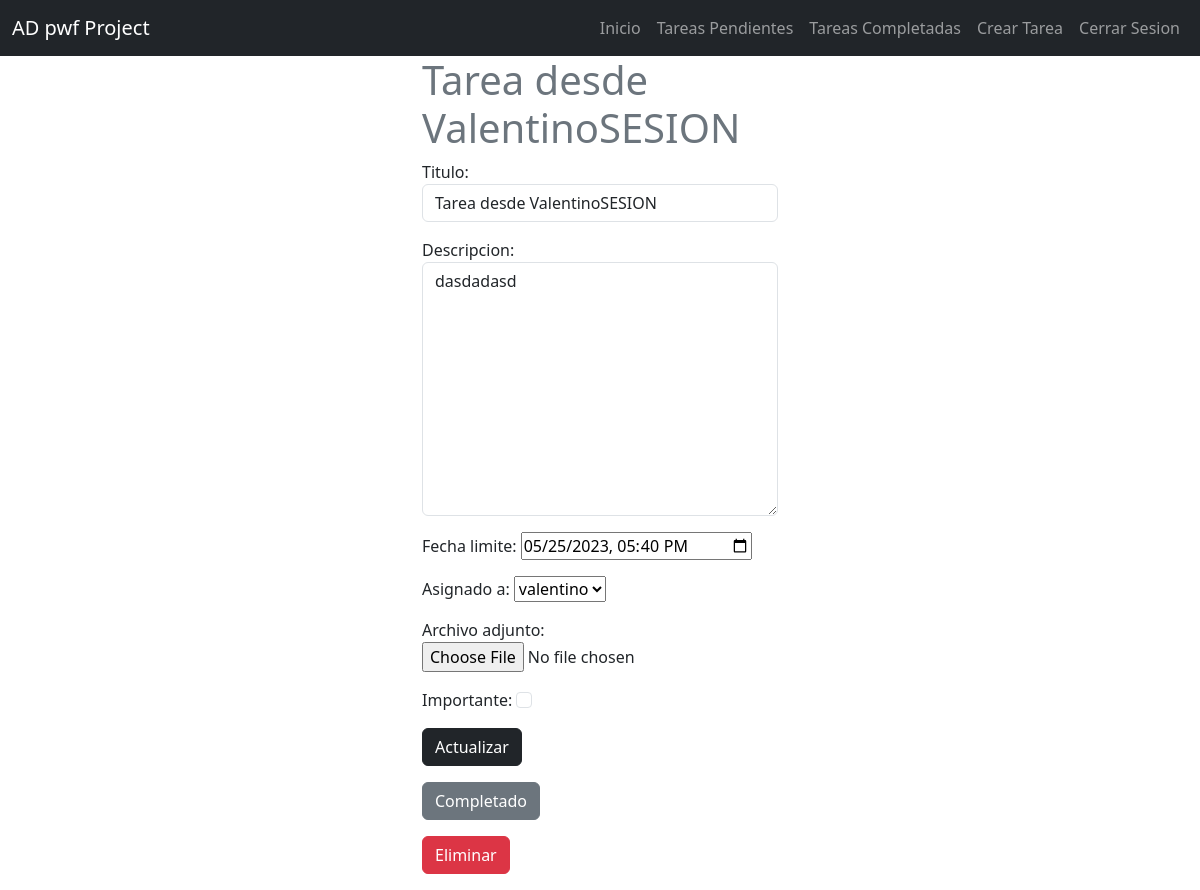
/tareas/5/ (signed in), run on an earlier commit of the app's database.
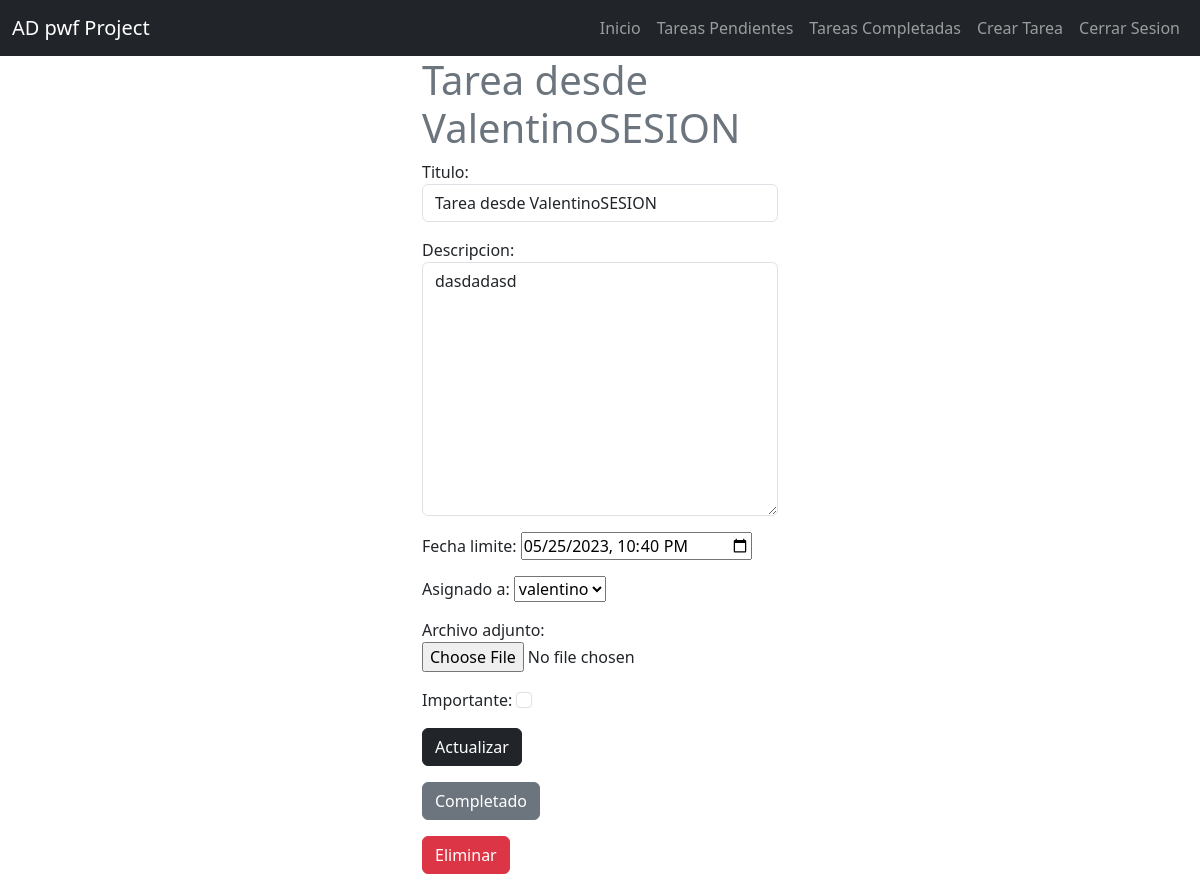
And on a later commit of the database.
### TareaApp/models.py (models this page shows, shortened)
class Tarea(models.Model):
    titulo = models.CharField(max_length=200) #campo que almacena titulo de la tarea
    descripcion = models.TextField(blank=True) #campo de texto que almacena descripcion
    fecha_limite = models.DateTimeField() #campo de fecha y hora almacedada
    asignado_a = models.ForeignKey(User, on_delete=models.CASCADE) #tarea asignada a usuario con id
    creado_por = models.ForeignKey(User, related_name='tareas_creadas', on_delete=models.CASCADE) #tarea creada por usuario
    creado_en = models.DateTimeField(auto_now_add=True) #fecha y hora en que se creo al tarea puede ser vista por admin unicamente.
    actualizado_en = models.DateTimeField(auto_now=True) #fecha y hora en que se actualizo la tarea.
    archivo_adjunto = models.FileField(upload_to='archivos/', null=True, blank=True)
    importante = models.BooleanField(default=False) #campo de importante
    Fcompletado = models.DateTimeField(null=True, blank=True)

### TareaApp/views.py (the view, shortened to what this page needs)
# urls.py: path('tareas/<int:tarea_id>/', views.detalles_tarea, name='detalle_tarea'),
def detalles_tarea(request, tarea_id):
    if request.method == 'GET':
        tarea = get_object_or_404(Tarea, pk=tarea_id, asignado_a=request.user)
        form = TareaForm(instance=tarea)
        return render (request, 'detalles_T.html',{
            'task': tarea,
            'form': form
        })

### TareaApp/forms.py
class TareaForm(forms.ModelForm):
    class Meta:
        model = Tarea
        fields = ['titulo', 'descripcion', 'fecha_limite', 'asignado_a', 'archivo_adjunto', 'importante']
        widgets = {
            'titulo': forms.TextInput(attrs={'class':'form-control','placeholder':'Titulo de la tarea.'}),
            'descripcion': forms.Textarea(attrs={'class':'form-control','placeholder': 'Describe la tarea.'}),
            'fecha_limite': forms.TextInput(attrs={'type': 'datetime-local'}),
            'importante': forms.CheckboxInput(attrs={'class':'form-check-input'})
        }

### TareaApp/templates/detalles_T.html (shortened to what this page needs)
{% extends 'base.html' %}
{% block content %}
<main class="container">
    <div class="col row">
        <div class="col-md-4 offset-md-4">
            <h1 class="text-secondary">{{task.titulo}}</h1>
            <form method="POST">
                {{form.as_p}}
                <button class="btn btn-dark">
                    Actualizar
                </button>
            </form>
        <div>
            <form action="{% url 'complete_tarea' task.id %}" method="POST">
                <button class="btn btn-secondary">Completado</button>
            </form>
            <form action="{% url 'delete_tarea' task.id %}" method="POST">
                <button class="btn btn-danger">Eliminar</button>
            </form>
        </div>
        </div>
    </div>
</main>
{% endblock  %}

What changed in the data, as far as the page shows it:
changed Tarea "Tarea desde ValentinoSESION": fecha_limite "05/25/2023 17:40" → "05/25/2023 22:40"
